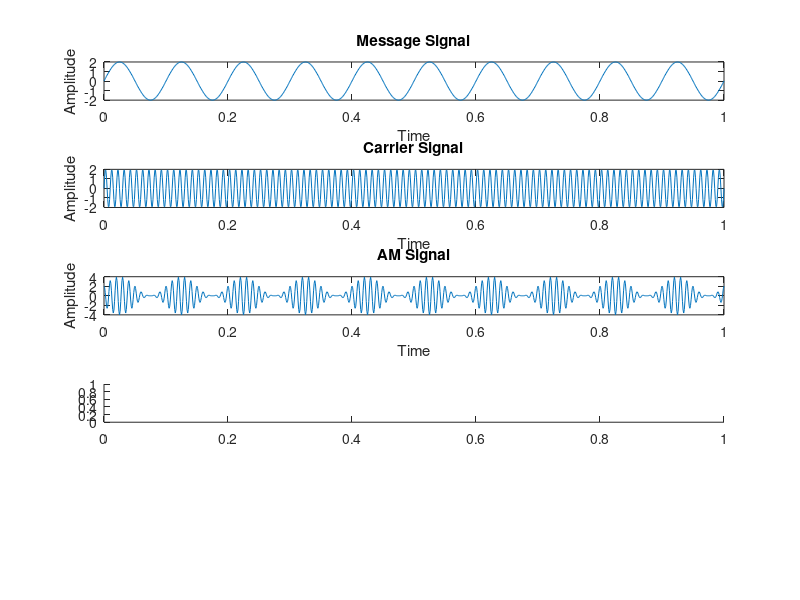

The MATLAB source for this figure: (Note: this script raises an error after producing the figure.)
clc;
close all;
clear all;

t = 0:0.001:1;
fm = 10;
fc = 100;
m = 1;
A = 2;


%Plot Message Signal
msg = A*sin(2*pi*fm*t);
subplot(5,1,1);plot(t, msg); title("Message Signal"); xlabel("Time"); ylabel("Amplitude");

%Plot Carrier Signal
carrier = A*sin(2*pi*fc*t);
subplot(5,1,2);plot(t,carrier);title("Carrier Signal"); xlabel("Time"); ylabel("Amplitude");

%Plot AM Signal
am = (A+msg).*cos(2*pi*fc*t);
subplot(5,1,3);plot(t,am);title("AM Signal"); xlabel("Time"); ylabel("Amplitude");

%Plot Power Spectrum
subplot(5,1,4);pspectrum(msg);title("Frequency Domain"); xlabel("Time"); ylabel("Amplitude");


